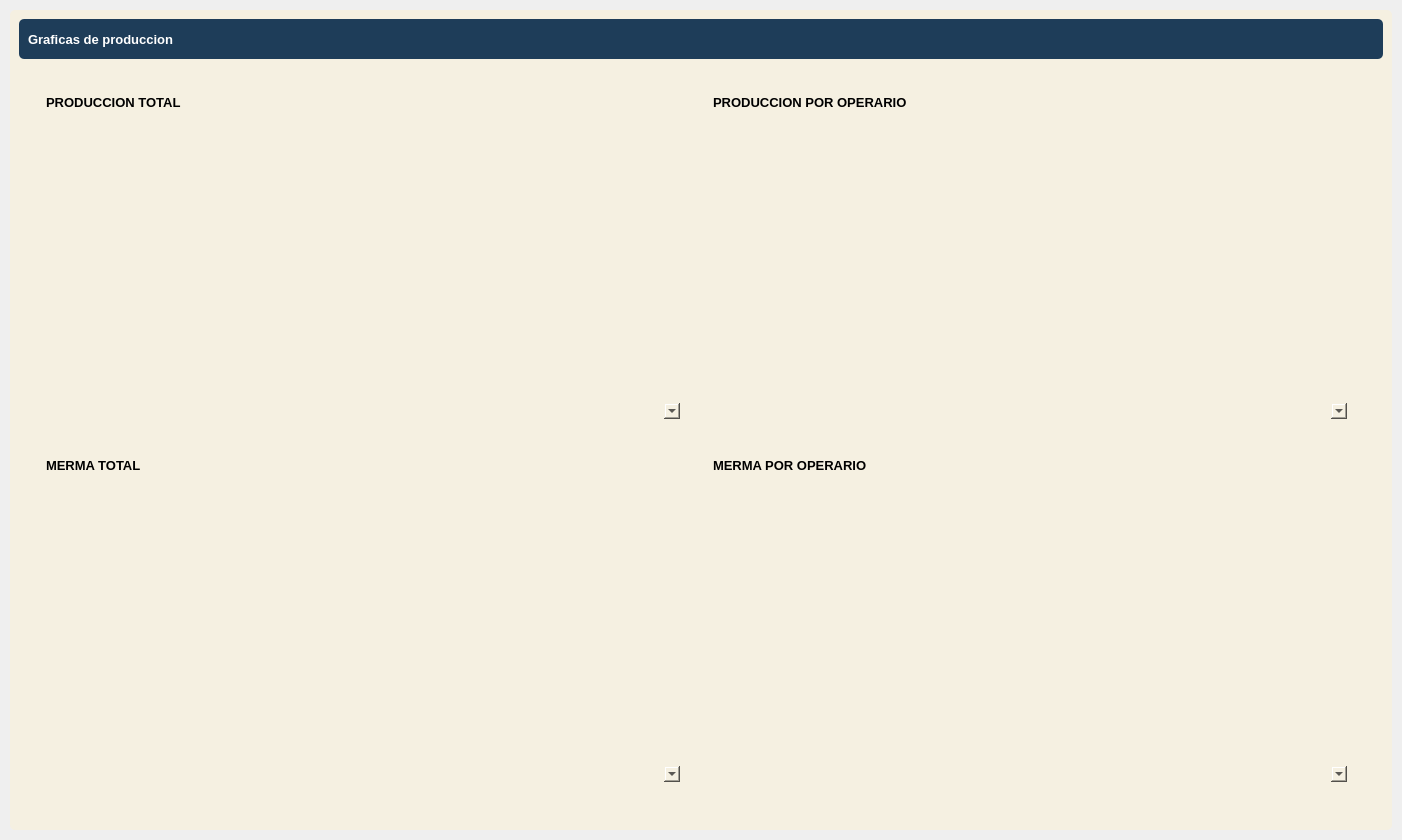
<?xml version="1.0" encoding="UTF-8"?>
<ui version="4.0">
 <class>DetailWindow</class>
 <widget class="QWidget" name="DetailWindow">
  <property name="geometry">
   <rect>
    <x>0</x>
    <y>0</y>
    <width>1402</width>
    <height>840</height>
   </rect>
  </property>
  <property name="windowTitle">
   <string>Form</string>
  </property>
  <property name="styleSheet">
   <string notr="true">border-radius: 5px</string>
  </property>
  <layout class="QVBoxLayout" name="verticalLayout">
   <property name="spacing">
    <number>0</number>
   </property>
   <property name="leftMargin">
    <number>0</number>
   </property>
   <property name="topMargin">
    <number>0</number>
   </property>
   <property name="rightMargin">
    <number>0</number>
   </property>
   <property name="bottomMargin">
    <number>0</number>
   </property>
   <item>
    <widget class="QFrame" name="central_widget_frame">
     <property name="frameShape">
      <enum>QFrame::StyledPanel</enum>
     </property>
     <property name="frameShadow">
      <enum>QFrame::Raised</enum>
     </property>
     <layout class="QVBoxLayout" name="shadow_layout">
      <property name="spacing">
       <number>0</number>
      </property>
      <property name="leftMargin">
       <number>10</number>
      </property>
      <property name="topMargin">
       <number>10</number>
      </property>
      <property name="rightMargin">
       <number>10</number>
      </property>
      <property name="bottomMargin">
       <number>10</number>
      </property>
      <item>
       <widget class="QFrame" name="background_frame">
        <property name="styleSheet">
         <string notr="true">background-color: rgb(245, 240, 225);</string>
        </property>
        <property name="frameShape">
         <enum>QFrame::StyledPanel</enum>
        </property>
        <property name="frameShadow">
         <enum>QFrame::Raised</enum>
        </property>
        <layout class="QVBoxLayout" name="verticalLayout_2">
         <item>
          <widget class="QFrame" name="top_bar_frame">
           <property name="minimumSize">
            <size>
             <width>0</width>
             <height>40</height>
            </size>
           </property>
           <property name="maximumSize">
            <size>
             <width>16777215</width>
             <height>40</height>
            </size>
           </property>
           <property name="styleSheet">
            <string notr="true">background-color: #1e3d59;</string>
           </property>
           <property name="frameShape">
            <enum>QFrame::StyledPanel</enum>
           </property>
           <property name="frameShadow">
            <enum>QFrame::Raised</enum>
           </property>
           <layout class="QHBoxLayout" name="horizontalLayout_3">
            <item>
             <widget class="QLabel" name="title_label">
              <property name="font">
               <font>
                <pointsize>10</pointsize>
                <bold>true</bold>
               </font>
              </property>
              <property name="styleSheet">
               <string notr="true">color: white;</string>
              </property>
              <property name="text">
               <string>Graficas de produccion </string>
              </property>
             </widget>
            </item>
            <item>
             <widget class="QFrame" name="buttons_holder_frame">
              <property name="minimumSize">
               <size>
                <width>0</width>
                <height>30</height>
               </size>
              </property>
              <property name="maximumSize">
               <size>
                <width>113</width>
                <height>16777215</height>
               </size>
              </property>
              <property name="frameShape">
               <enum>QFrame::StyledPanel</enum>
              </property>
              <property name="frameShadow">
               <enum>QFrame::Raised</enum>
              </property>
              <widget class="QToolButton" name="minimize_button">
               <property name="geometry">
                <rect>
                 <x>10</x>
                 <y>0</y>
                 <width>22</width>
                 <height>22</height>
                </rect>
               </property>
               <property name="text">
                <string/>
               </property>
               <property name="icon">
                <iconset>
                 <normaloff>../../pys6-recipes-organizer/assets/icons/minimize-window.png</normaloff>../../pys6-recipes-organizer/assets/icons/minimize-window.png</iconset>
               </property>
               <property name="iconSize">
                <size>
                 <width>25</width>
                 <height>25</height>
                </size>
               </property>
              </widget>
              <widget class="QToolButton" name="restore_button">
               <property name="geometry">
                <rect>
                 <x>50</x>
                 <y>0</y>
                 <width>22</width>
                 <height>22</height>
                </rect>
               </property>
               <property name="text">
                <string/>
               </property>
               <property name="icon">
                <iconset>
                 <normaloff>../../pys6-recipes-organizer/assets/icons/restore-window.png</normaloff>../../pys6-recipes-organizer/assets/icons/restore-window.png</iconset>
               </property>
               <property name="iconSize">
                <size>
                 <width>25</width>
                 <height>25</height>
                </size>
               </property>
              </widget>
              <widget class="QToolButton" name="maximize_button">
               <property name="geometry">
                <rect>
                 <x>50</x>
                 <y>0</y>
                 <width>22</width>
                 <height>22</height>
                </rect>
               </property>
               <property name="text">
                <string/>
               </property>
               <property name="icon">
                <iconset>
                 <normaloff>../../pys6-recipes-organizer/assets/icons/maximize-window.png</normaloff>../../pys6-recipes-organizer/assets/icons/maximize-window.png</iconset>
               </property>
               <property name="iconSize">
                <size>
                 <width>25</width>
                 <height>25</height>
                </size>
               </property>
              </widget>
              <widget class="QToolButton" name="close_button">
               <property name="geometry">
                <rect>
                 <x>90</x>
                 <y>0</y>
                 <width>22</width>
                 <height>22</height>
                </rect>
               </property>
               <property name="text">
                <string/>
               </property>
               <property name="icon">
                <iconset>
                 <normaloff>../../pys6-recipes-organizer/assets/icons/close-window.png</normaloff>../../pys6-recipes-organizer/assets/icons/close-window.png</iconset>
               </property>
               <property name="iconSize">
                <size>
                 <width>25</width>
                 <height>25</height>
                </size>
               </property>
              </widget>
             </widget>
            </item>
           </layout>
          </widget>
         </item>
         <item>
          <widget class="QFrame" name="content_frame">
           <property name="frameShape">
            <enum>QFrame::StyledPanel</enum>
           </property>
           <property name="frameShadow">
            <enum>QFrame::Raised</enum>
           </property>
           <layout class="QVBoxLayout" name="verticalLayout_3">
            <item>
             <widget class="QFrame" name="frame">
              <property name="frameShape">
               <enum>QFrame::StyledPanel</enum>
              </property>
              <property name="frameShadow">
               <enum>QFrame::Raised</enum>
              </property>
              <layout class="QGridLayout" name="gridLayout">
               <item row="4" column="0">
                <widget class="PlotWidget" name="graphicsView_3"/>
               </item>
               <item row="4" column="1">
                <widget class="PlotWidget" name="graphicsView_2"/>
               </item>
               <item row="5" column="1">
                <widget class="QFrame" name="action_bar_frame_4">
                 <property name="minimumSize">
                  <size>
                   <width>0</width>
                   <height>39</height>
                  </size>
                 </property>
                 <property name="frameShape">
                  <enum>QFrame::StyledPanel</enum>
                 </property>
                 <property name="frameShadow">
                  <enum>QFrame::Raised</enum>
                 </property>
                 <layout class="QHBoxLayout" name="horizontalLayout_7">
                  <item>
                   <widget class="QFrame" name="action_bar_frame_8">
                    <property name="minimumSize">
                     <size>
                      <width>0</width>
                      <height>39</height>
                     </size>
                    </property>
                    <property name="frameShape">
                     <enum>QFrame::StyledPanel</enum>
                    </property>
                    <property name="frameShadow">
                     <enum>QFrame::Raised</enum>
                    </property>
                    <layout class="QHBoxLayout" name="horizontalLayout_11">
                     <item>
                      <widget class="QComboBox" name="comboBox_4"/>
                     </item>
                    </layout>
                   </widget>
                  </item>
                 </layout>
                </widget>
               </item>
               <item row="2" column="1">
                <widget class="QFrame" name="action_bar_frame_3">
                 <property name="minimumSize">
                  <size>
                   <width>0</width>
                   <height>39</height>
                  </size>
                 </property>
                 <property name="frameShape">
                  <enum>QFrame::StyledPanel</enum>
                 </property>
                 <property name="frameShadow">
                  <enum>QFrame::Raised</enum>
                 </property>
                 <layout class="QHBoxLayout" name="horizontalLayout_6">
                  <item>
                   <widget class="QFrame" name="action_bar_frame_6">
                    <property name="minimumSize">
                     <size>
                      <width>0</width>
                      <height>39</height>
                     </size>
                    </property>
                    <property name="frameShape">
                     <enum>QFrame::StyledPanel</enum>
                    </property>
                    <property name="frameShadow">
                     <enum>QFrame::Raised</enum>
                    </property>
                    <layout class="QHBoxLayout" name="horizontalLayout_9">
                     <item>
                      <widget class="QComboBox" name="comboBox_2"/>
                     </item>
                    </layout>
                   </widget>
                  </item>
                 </layout>
                </widget>
               </item>
               <item row="1" column="0">
                <widget class="PlotWidget" name="graphicsView"/>
               </item>
               <item row="1" column="1">
                <widget class="PlotWidget" name="graphicsView_4"/>
               </item>
               <item row="5" column="0">
                <widget class="QFrame" name="action_bar_frame_5">
                 <property name="minimumSize">
                  <size>
                   <width>0</width>
                   <height>39</height>
                  </size>
                 </property>
                 <property name="frameShape">
                  <enum>QFrame::StyledPanel</enum>
                 </property>
                 <property name="frameShadow">
                  <enum>QFrame::Raised</enum>
                 </property>
                 <layout class="QHBoxLayout" name="horizontalLayout_8">
                  <item>
                   <widget class="QFrame" name="action_bar_frame_7">
                    <property name="minimumSize">
                     <size>
                      <width>0</width>
                      <height>39</height>
                     </size>
                    </property>
                    <property name="frameShape">
                     <enum>QFrame::StyledPanel</enum>
                    </property>
                    <property name="frameShadow">
                     <enum>QFrame::Raised</enum>
                    </property>
                    <layout class="QHBoxLayout" name="horizontalLayout_10">
                     <item>
                      <widget class="QComboBox" name="comboBox_3"/>
                     </item>
                    </layout>
                   </widget>
                  </item>
                 </layout>
                </widget>
               </item>
               <item row="2" column="0">
                <widget class="QFrame" name="action_bar_frame_9">
                 <property name="minimumSize">
                  <size>
                   <width>0</width>
                   <height>39</height>
                  </size>
                 </property>
                 <property name="frameShape">
                  <enum>QFrame::StyledPanel</enum>
                 </property>
                 <property name="frameShadow">
                  <enum>QFrame::Raised</enum>
                 </property>
                 <layout class="QHBoxLayout" name="horizontalLayout_12">
                  <item>
                   <widget class="QFrame" name="action_bar_frame_10">
                    <property name="minimumSize">
                     <size>
                      <width>0</width>
                      <height>39</height>
                     </size>
                    </property>
                    <property name="frameShape">
                     <enum>QFrame::StyledPanel</enum>
                    </property>
                    <property name="frameShadow">
                     <enum>QFrame::Raised</enum>
                    </property>
                    <layout class="QHBoxLayout" name="horizontalLayout_13">
                     <item>
                      <widget class="QComboBox" name="comboBox_5"/>
                     </item>
                    </layout>
                   </widget>
                  </item>
                 </layout>
                </widget>
               </item>
               <item row="0" column="0">
                <widget class="QFrame" name="action_bar_frame_11">
                 <property name="minimumSize">
                  <size>
                   <width>0</width>
                   <height>39</height>
                  </size>
                 </property>
                 <property name="frameShape">
                  <enum>QFrame::StyledPanel</enum>
                 </property>
                 <property name="frameShadow">
                  <enum>QFrame::Raised</enum>
                 </property>
                 <layout class="QHBoxLayout" name="horizontalLayout_14">
                  <item>
                   <widget class="QLabel" name="title_label_2">
                    <property name="font">
                     <font>
                      <pointsize>10</pointsize>
                      <bold>true</bold>
                     </font>
                    </property>
                    <property name="styleSheet">
                     <string notr="true">color: black;</string>
                    </property>
                    <property name="text">
                     <string>PRODUCCION TOTAL  </string>
                    </property>
                   </widget>
                  </item>
                 </layout>
                </widget>
               </item>
               <item row="0" column="1">
                <widget class="QFrame" name="action_bar_frame_13">
                 <property name="minimumSize">
                  <size>
                   <width>0</width>
                   <height>39</height>
                  </size>
                 </property>
                 <property name="frameShape">
                  <enum>QFrame::StyledPanel</enum>
                 </property>
                 <property name="frameShadow">
                  <enum>QFrame::Raised</enum>
                 </property>
                 <layout class="QHBoxLayout" name="horizontalLayout_16">
                  <item>
                   <widget class="QLabel" name="title_label_3">
                    <property name="font">
                     <font>
                      <pointsize>10</pointsize>
                      <bold>true</bold>
                     </font>
                    </property>
                    <property name="styleSheet">
                     <string notr="true">color: black;</string>
                    </property>
                    <property name="text">
                     <string>PRODUCCION POR OPERARIO </string>
                    </property>
                   </widget>
                  </item>
                 </layout>
                </widget>
               </item>
               <item row="3" column="0">
                <widget class="QFrame" name="action_bar_frame_12">
                 <property name="minimumSize">
                  <size>
                   <width>0</width>
                   <height>39</height>
                  </size>
                 </property>
                 <property name="frameShape">
                  <enum>QFrame::StyledPanel</enum>
                 </property>
                 <property name="frameShadow">
                  <enum>QFrame::Raised</enum>
                 </property>
                 <layout class="QHBoxLayout" name="horizontalLayout_15">
                  <item>
                   <widget class="QLabel" name="title_label_4">
                    <property name="font">
                     <font>
                      <pointsize>10</pointsize>
                      <bold>true</bold>
                     </font>
                    </property>
                    <property name="styleSheet">
                     <string notr="true">color: black;</string>
                    </property>
                    <property name="text">
                     <string>MERMA TOTAL </string>
                    </property>
                   </widget>
                  </item>
                 </layout>
                </widget>
               </item>
               <item row="3" column="1">
                <widget class="QFrame" name="action_bar_frame_14">
                 <property name="minimumSize">
                  <size>
                   <width>0</width>
                   <height>39</height>
                  </size>
                 </property>
                 <property name="frameShape">
                  <enum>QFrame::StyledPanel</enum>
                 </property>
                 <property name="frameShadow">
                  <enum>QFrame::Raised</enum>
                 </property>
                 <layout class="QHBoxLayout" name="horizontalLayout_17">
                  <item>
                   <widget class="QLabel" name="title_label_5">
                    <property name="font">
                     <font>
                      <pointsize>10</pointsize>
                      <bold>true</bold>
                     </font>
                    </property>
                    <property name="styleSheet">
                     <string notr="true">color: black;</string>
                    </property>
                    <property name="text">
                     <string>MERMA POR OPERARIO </string>
                    </property>
                   </widget>
                  </item>
                 </layout>
                </widget>
               </item>
              </layout>
             </widget>
            </item>
           </layout>
          </widget>
         </item>
        </layout>
       </widget>
      </item>
     </layout>
    </widget>
   </item>
  </layout>
 </widget>
 <customwidgets>
  <customwidget>
   <class>PlotWidget</class>
   <extends>QGraphicsView</extends>
   <header>pyqtgraph</header>
  </customwidget>
 </customwidgets>
 <resources/>
 <connections/>
</ui>
